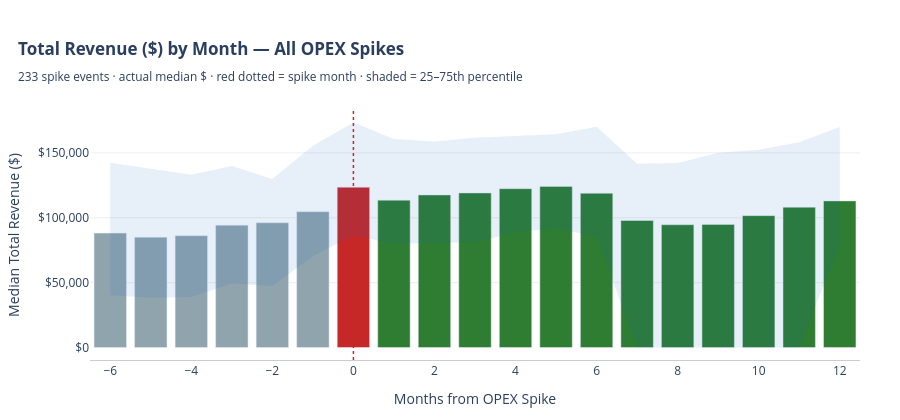

The code cell stored with this chart in its notebook:
### Code cell
if len(rev_spike_df) == 0:
    print("No spike revenue data to plot.")
else:
    agg = (
        rev_spike_df.groupby('months_from_spike')['total_income']
        .agg(median='median',
             q25=lambda s: s.quantile(0.25),
             q75=lambda s: s.quantile(0.75),
             n='count')
        .reset_index()
    )

    bar_colors = [
        '#C62828' if x == 0 else ('#2E7D32' if x > 0 else '#90A4AE')
        for x in agg['months_from_spike']
    ]

    fig = go.Figure()

    # IQR band
    x = agg['months_from_spike']
    fig.add_trace(go.Scatter(
        x=list(x) + list(x[::-1]),
        y=list(agg['q75']) + list(agg['q25'][::-1]),
        fill='toself', fillcolor='#1565C0', opacity=0.10,
        line=dict(width=0), showlegend=False, hoverinfo='skip',
    ))

    # Median bars
    fig.add_trace(go.Bar(
        x=x,
        y=agg['median'],
        marker_color=bar_colors,
        hovertemplate='M%{x}<br>Median total revenue: $%{y:,.0f}<extra></extra>',
    ))

    fig.add_vline(x=0, line=dict(color='#C62828', dash='dot', width=1.5))

    n_spikes_used = rev_spike_df.groupby(['site_key', 'spike_date']).ngroups
    fig.update_layout(
        title=dict(
            text=('<b>Total Revenue ($) by Month — All OPEX Spikes</b>'
                  f'<br><sub>{n_spikes_used} spike events · actual median $ · ' 
                  'red dotted = spike month · shaded = 25–75th percentile</sub>'),
            x=0.02, xanchor='left',
        ),
        xaxis_title='Months from OPEX Spike',
        yaxis_title='Median Total Revenue ($)',
        yaxis=dict(tickprefix='$', tickformat=',.0f', gridcolor='#EEE'),
        xaxis=dict(showgrid=False, showline=True, linecolor='#CCC'),
        plot_bgcolor='white',
        showlegend=False,
        height=420,
        margin=dict(l=90, r=40, t=110, b=60),
    )
    fig.show()

### Figure 1 — Plotly figure (JSON) as saved in the notebook; plotly's stock layout.template omitted (floating-point values rounded to 4 significant figures)
{"data": [{"fill": "toself", "fillcolor": "#1565C0", "hoverinfo": "skip", "line": {"width": 0}, "opacity": 0.1, "showlegend": false, "type": "scatter", "x": [-6, -5, -4, -3, -2, -1, 0, 1, 2, 3, 4, 5, 6, 7, 8, 9, 10, 11, 12, 12, 11, 10, 9, 8, 7, 6, 5, 4, 3, 2, 1, 0, -1, -2, -3, -4, -5, -6], "y": [142400.0, 137900.0, 133300.0, 140000.0, 129900.0, 155500.0, 173500.0, 160700.0, 158900.0, 161700.0, 163400.0, 164500.0, 170200.0, 141700.0, 142200.0, 150100.0, 152500.0, 158300.0, 170000.0, 79700.0, 0, 0, 0, 0, 0, 85360.0, 92060.0, 88920.0, 80950.0, 80680.0, 79710.0, 86330.0, 70370.0, 47450.0, 49260.0, 38880.0, 38380.0, 40330.0]}, {"hovertemplate": "M%{x}<br>Median total revenue: $%{y:,.0f}<extra></extra>", "marker": {"color": ["#90A4AE", "#90A4AE", "#90A4AE", "#90A4AE", "#90A4AE", "#90A4AE", "#C62828", "#2E7D32", "#2E7D32", "#2E7D32", "#2E7D32", "#2E7D32", "#2E7D32", "#2E7D32", "#2E7D32", "#2E7D32", "#2E7D32", "#2E7D32", "#2E7D32"]}, "type": "bar", "x": [-6, -5, -4, -3, -2, -1, 0, 1, 2, 3, 4, 5, 6, 7, 8, 9, 10, 11, 12], "y": [88200.0, 85050.0, 86240.0, 94330.0, 96160.0, 104700.0, 123600.0, 113600.0, 117600.0, 119200.0, 122400.0, 124200.0, 118900.0, 97910.0, 94630.0, 94890.0, 101700.0, 108200.0, 113000.0]}], "layout": {"height": 420, "margin": {"b": 60, "l": 90, "r": 40, "t": 110}, "plot_bgcolor": "white", "shapes": [{"line": {"color": "#C62828", "dash": "dot", "width": 1.5}, "type": "line", "x0": 0, "x1": 0, "xref": "x", "y0": 0, "y1": 1, "yref": "y domain"}], "showlegend": false, "title": {"text": "<b>Total Revenue ($) by Month — All OPEX Spikes</b><br><sub>233 spike events · actual median $ · red dotted = spike month · shaded = 25–75th percentile</sub>", "x": 0.02, "xanchor": "left"}, "xaxis": {"linecolor": "#CCC", "showgrid": false, "showline": true, "title": {"text": "Months from OPEX Spike"}}, "yaxis": {"gridcolor": "#EEE", "tickformat": ",.0f", "tickprefix": "$", "title": {"text": "Median Total Revenue ($)"}}}}
